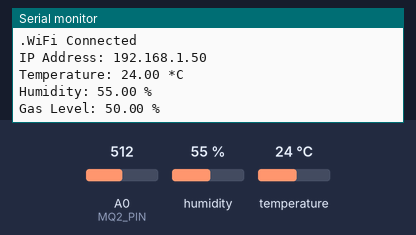
Simulated run of this sketch. Board: ESP8266 (NodeMCU). On the bench: the last lines printed to the serial monitor. The inputs (shaded band) are chosen by the test bench; at power-on: humidity 55 %, A0 (MQ2_PIN) = 512, temperature 24 °C. WiFi joins after 1.5 s; servers stay silent unless stated.

Above: at 4.2 s.
4.3 s: humidity set to 22 %
At 6.2 s:
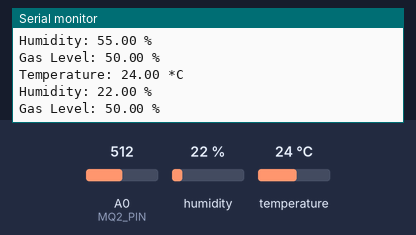
6.3 s: A0 (MQ2_PIN) set to 716
At 8.1 s:
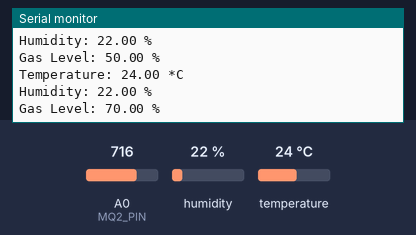
8.3 s: temperature set to 12 °C
At 9.8 s:
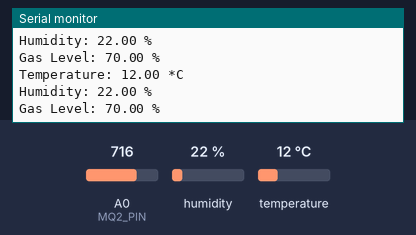
10.3 s: A0 (MQ2_PIN) set to 900
At 11.5 s:
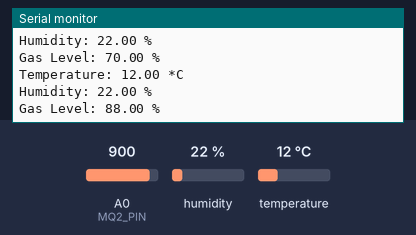
12.3 s: humidity set to 40 %
At 15.1 s:
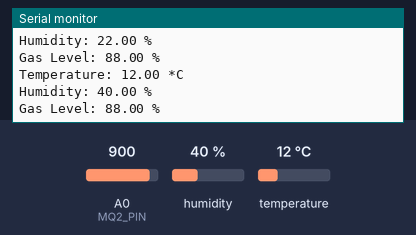
Timing chart, 0 to 15.3 s (numbered marks = the images above; inputs shaded):
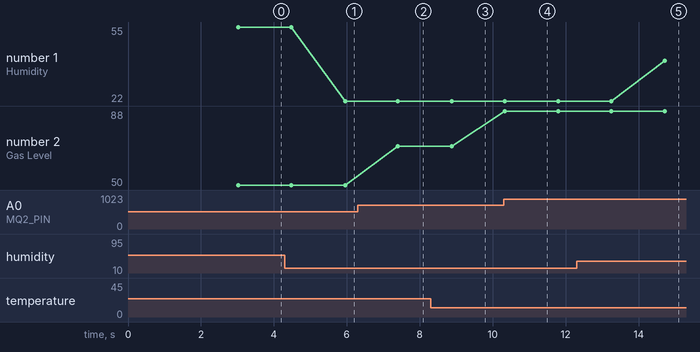

The sketch:

main-code.ino
```cpp
#include <ESP8266WiFi.h>
#include <ESP8266Firebase.h>
#include <DHT.h>

// Firebase configuration
#define _SSID "Pixel 7a"            // Your WiFi SSID
#define _PASSWORD "87654321"        // Your WiFi Password
#define REFERENCE_URL "https://parkbuddy-653a1-default-rtdb.firebaseio.com"  // Your Firebase project reference URL

// DHT sensor configuration
#define DHTPIN D1        // DHT11 Data pin connected to D3 (GPIO0)
#define DHTTYPE DHT11    // DHT 11 sensor
DHT dht(DHTPIN, DHTTYPE);

// MQ-2 sensor pin configuration
#define MQ2_PIN A0       // MQ-2 Analog pin connected to A0

// Initialize Firebase
Firebase firebase(REFERENCE_URL);

void setup() {
  Serial.begin(115200);

  // Setup Wi-Fi connection
  WiFi.mode(WIFI_STA);
  WiFi.disconnect();
  delay(1000);
  Serial.print("Connecting to: ");
  Serial.println(_SSID);
  WiFi.begin(_SSID, _PASSWORD);

  while (WiFi.status() != WL_CONNECTED) {
    delay(2000);
    Serial.print(".");
  }

  Serial.println("WiFi Connected");
  Serial.print("IP Address: ");
  Serial.println(WiFi.localIP());

  // Initialize DHT sensor
  dht.begin();
}

void loop() {
  // Read temperature and humidity values from DHT11
  float humidity = dht.readHumidity();
  float temperature = dht.readTemperature(); // Read temperature in Celsius


//  // Uncomment when faulty DHT replaced
//  // Check if any readings failed
//  if (isnan(humidity) || isnan(temperature)) {
//    Serial.println("Failed to read from DHT sensor!");
//    delay(2000);
//    return;
//  }


  // Read MQ-2 gas sensor value (analog value)
  int gasValue = analogRead(MQ2_PIN);
  float gasPercentage = map(gasValue, 0, 1023, 0, 100); // Convert to percentage

  // Print sensor values on Serial Monitor
  Serial.print("Temperature: ");
  Serial.print(temperature);
  Serial.println(" *C");

  Serial.print("Humidity: ");
  Serial.print(humidity);
  Serial.println(" %");

  Serial.print("Gas Level: ");
  Serial.print(gasPercentage);
  Serial.println(" %");

  // Send data to Firebase (under 'gas_detector' path)
  // Added this 'if' part to send the string format of dht values (i.e. nan) which is error to firebase
  if (isnan(humidity) || isnan(temperature)) {
    firebase.setString("gas_detector/temperature", "Sensor not working");
    firebase.setString("gas_detector/humidity", "Sensor not working");
  }else{
    firebase.setFloat("gas_detector/temperature", temperature);
    firebase.setFloat("gas_detector/humidity", humidity);
  }

  firebase.setFloat("gas_detector/gas_level", gasPercentage);

  // Delay to avoid flooding Firebase with updates
  delay(1000); // Update every 1 seconds
}
```

Measured:
- after the input at 4.3 s, the serial monitor: prints a new line after 1.7 s (image 1)
- after the input at 6.3 s, the serial monitor: prints a new line after 1.1 s (image 2)
- after the input at 8.3 s, the serial monitor: prints a new line after 0.57 s (image 3)
- after the input at 10.3 s, the serial monitor: prints a new line at once (image 4)
- after the input at 12.3 s, the serial monitor: prints a new line after 2.4 s (image 5)
- plotted number 1: 55 → 22 after the input at 4.3 s, 22 → 40 after the input at 12.3 s
- plotted number 2: 50 → 70 after the input at 6.3 s, 70 → 88 after the input at 10.3 s
